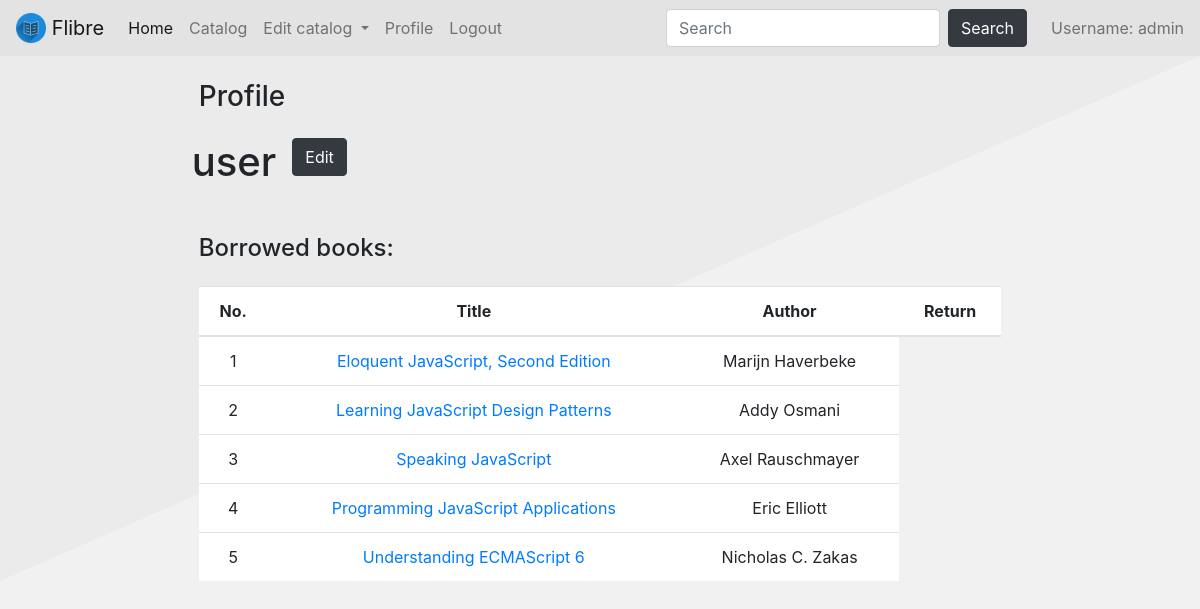
The app's page /user/user (signed in), older data.
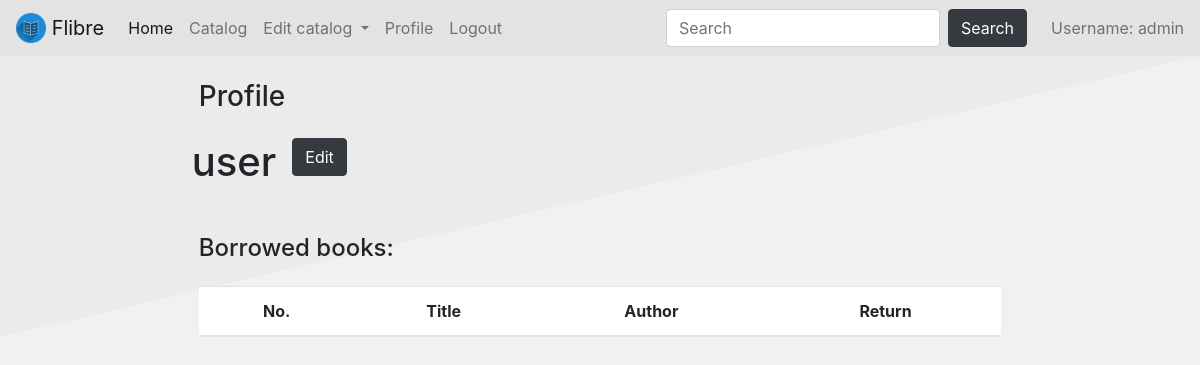
The same page, newer data.
### db_models.py (models this page shows, shortened)
class Book(Base):
    __tablename__ = 'books'
    id = Column(Integer, primary_key=True)
    author = Column(String(255))
    description = Column(String(1000))
    isbn = Column(Integer)
    pages = Column(Integer)
    published = Column(String(10))
    publisher = Column(String(255))
    subtitle = Column(String(255))
    title = Column(String(255))
    website = Column(String(255))
    user_id = Column(Integer, ForeignKey('users.id'))
    user_ref = relationship('User', back_populates='book_ref')

### routes.py (the view)
@app.route('/user/<username>')
@login_required(lvl=2)
def user_profile(username):
    context = get_default_context()
    if context['permission_lvl'] == 1:
        pass
    elif username != context['username']:
        abort(401)
    if not user_exists(username):
        abort(404)
    context['profile_username'] = username
    context['borrowed_books'] = get_borrowed(username)
    context['current_user'] = username == session.get('username')
    return render_template('user_profile.html', **context)

### routes.py (called while the page is built)
def get_session(echo=False):
    engine = create_engine('sqlite:///db/database.db', echo=echo)
    db_session = sessionmaker(bind=engine)
    return db_session()

def get_default_context():
    permission_lvl = get_user_auth_lvl()
    context = {'permission_lvl': permission_lvl,
               'user_id': session.get('user_id'),
               'username': session.get('username')}
    return context

def get_user_auth_lvl():
    if not session.get('user_id'):
        return 3
    db_session = get_session()
    user_data = db_session.query(User.permission_lvl) \
                .filter(User.username == session.get('username')) \
                .one()
    return user_data.permission_lvl

def get_borrowed(username):
    db_session = get_session()
    return db_session.query(Book).join(User).filter(User.username == username).all()

def user_exists(username):
    db_session = get_session()
    return db_session.query(User.id).filter_by(username=username).scalar() is not None

### templates/user_profile.html (shortened to what this page needs)
{% extends 'layout.html' %}
{% block content %}
<div class="container w-75">
  <h3 class="mb-4">Profile</h3>
  <div class="row">
    <div class="mx-2">
      <h1 class="mb-5">{{ profile_username }}</h1>
    </div>
    <div class="mx-2">
      <a class="btn btn-dark mb-2" href="/user/{{ profile_username }}/edit" role="button">Edit</a>
    </div>
  </div>
  <h4 class="mb-4">Borrowed books:</h4>
  <table class="table text-center">
    <thead class="mythead">
    <tr>
      <th scope="col">No.</th>
      <th scope="col">Title</th>
      <th scope="col">Author</th>
      <th scope="col">Return</th>
    </tr>
    </thead>
    {% for book in borrowed_books %}
    <tr>
      <td scope="row">{{ loop.index }}</td>
      <td scope="row"><a href="/catalog/books/{{ book['id'] }}">{{ book['title'] }}</a></td>
      <td scope="row">{{ book['author'] }}</td>
    </tr>
    {% endfor %}
  </table>
</div>
{% endblock %}

Row changes from the older to the newer data that the page shows:
no longer on this page (row edited): Book: title "Eloquent JavaScript, Second Edition", author "Marijn Haverbeke"
no longer on this page (row edited): Book: title "Learning JavaScript Design Patterns", author "Addy Osmani"
no longer on this page (row edited): Book: title "Speaking JavaScript", author "Axel Rauschmayer"
no longer on this page (row edited): Book: title "Programming JavaScript Applications", author "Eric Elliott"
no longer on this page (row edited): Book: title "Understanding ECMAScript 6", author "Nicholas C. Zakas"
